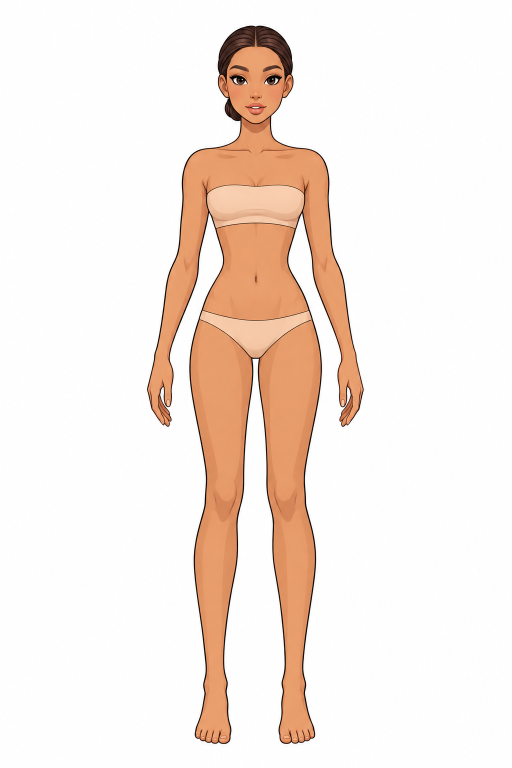
#> input picture art-src/raw/base.png, 1024 x 1536 px (shown at 1/2 size)
$ python hairtest.py raw/base.png
#> lines starting #> are read from the running program, lines starting #| are printed output that depends on the picture; after the words box and inside, x2 and y2 are one past the last pixel; in counts of white or black regions, pixels touching at a corner belong together
### art-src/extract.py
"""Cut dress-up layers out of AI-generated images.

The doll and every item are drawn by Codex on the same 1024x1536 canvas with a
flat white background. An item image is the base doll edited to wear one item;
its layer is what changed against the base, with clean edges:

- background = pure white (>= 250) connected to the border, so white fabric
  (which never gets that bright) is not eaten away;
- the layer grows to the item's own ink outline;
- along the edge that touches the background, alpha follows the darkness of the
  outline and colours are un-mixed from white, so there is no white fringe;
- skin that was skin on the base too (hem shadows, redrawn arms) is dropped:
  the body layer underneath already shows it.

Every save prints / returns {x, y, w, h}: where the cropped PNG sits on the canvas.
"""
import numpy as np
from PIL import Image
from scipy import ndimage as ndi

FEET_Y = 1300  # below this row the doll's feet/shoes live in their own layers
# Her right hand (viewer's left), below the wrist: its own layer, which a bag replaces
# with the hand that holds it. (rows from y0, columns x0..x1; the thigh starts at 376)
HAND_BOX = (740, 240, 368)


# [4 lines left out: function hand_box, not called in this run]
BG_TOL = 6     # background pixels are within 6 levels of pure white


def load(path):
    return np.asarray(Image.open(path).convert('RGB'), dtype=np.float32)


BASE_BG = None  # background of the base doll, set by layer_mask


def background_mask(img, tol=BG_TOL):
    """Pure-white pixels connected to the border, plus white gaps an item encloses
    where the base doll had background too (between arm and waist...)."""
    near_white = (255 - img).max(axis=2) < tol
    labels, _ = ndi.label(near_white)
    border = np.unique(np.concatenate([labels[0], labels[-1], labels[:, 0], labels[:, -1]]))
    bg = np.isin(labels, border[border > 0])
    if BASE_BG is not None and BASE_BG.shape == bg.shape:
        bg |= near_white & BASE_BG
    return bg


def foreground(img):
    fg = ~background_mask(img)
    return ndi.binary_fill_holes(ndi.binary_opening(fg, iterations=1))


# [15 lines left out: function shift_to, not called in this run]


def glow_ring(img, bg=None):
    """Pixels between the white background and the first ink line (the light glow)."""
    if bg is None:
        bg = background_mask(img)
    # thickened ink closes 1-2 px gaps in outlines, so the ring cannot leak into white fabric
    ink = img.max(axis=2) < 110
    barrier = ndi.binary_dilation(ink, iterations=1)
    near = ndi.binary_dilation(bg, iterations=4)
    ring = ndi.binary_propagation(bg, mask=bg | (near & ~barrier))
    # give back the glow pixel right next to the line on the outer side
    ring |= ndi.binary_dilation(ring, iterations=1) & barrier & ~ink
    return ring & ~bg


def matte(img, mask):
    """RGB + alpha for a boolean mask with clean, fringe-free edges."""
    bg = background_mask(img)
    mask = mask & ~bg
    # light anti-aliasing that never spreads outside the mask
    soft = ndi.gaussian_filter(mask.astype(np.float32), 0.7)
    alpha = np.where(mask, np.clip((soft - 0.2) / 0.5, 0, 1), 0)
    # Codex draws a light glow just outside the ink outline. Everything between the
    # background and the ink line is edge: alpha = how dark the pixel is.
    band = mask & (glow_ring(img, bg) | ndi.binary_dilation(bg, iterations=1))
    dark = np.clip((210 - img.min(axis=2)) / 120, 0, 1)   # light glow -> fully transparent
    alpha = np.where(band, np.minimum(alpha, np.maximum(dark, 0)), alpha)
    rgb = img.copy()
    a = np.maximum(alpha, 0.05)[..., None]
    unmixed = np.clip((img - (1 - a) * 255) / a, 0, 255)
    rgb = np.where(band[..., None], unmixed, rgb)
    return rgb, alpha * 255


def save_cropped(rgb, alpha, out):
    ys, xs = np.nonzero(alpha > 8)
    if len(ys) == 0:
        raise SystemExit(f'empty layer: {out}')
    y0, y1, x0, x1 = ys.min(), ys.max() + 1, xs.min(), xs.max() + 1
    rgba = np.dstack([rgb, alpha]).astype(np.uint8)[y0:y1, x0:x1]
    Image.fromarray(rgba).save(out, optimize=True)
    return {'x': int(x0), 'y': int(y0), 'w': int(x1 - x0), 'h': int(y1 - y0)}


def save_mask(img, mask, out):
    return save_cropped(*matte(img, mask), out)


def cmd_body(base_path, out, feet_out=None, nobun_path=None, bun_out=None, hand_out=None):
    """Body without feet (feet go to a separate layer that shoes replace).

    With nobun_path (the base edited to a short haircut) the base's low bun is taken
    out of the body into its own layer, bun_out: otherwise it would stick out from
    under every other hairstyle. Where the bun covered the jaw and neck, the body
    takes those pixels from the short-haircut image."""
    img = load(base_path)
    bun_info = None
    if nobun_path:
        other, _ = shift_to(img, load(nobun_path))
        box = np.zeros(img.shape[:2], bool)
        box[180:262, 425:500] = True
        hair = (img.max(axis=2) < 170) & (np.abs(other - img).max(axis=2) > 40) & box
        bun = ndi.binary_dilation(ndi.binary_closing(hair, iterations=3), iterations=2) & box
        bun &= ~background_mask(img)
        bun_info = save_mask(img, bun, bun_out)
        img = np.where(bun[..., None], other, img)
    fg = foreground(img)
#> in background_mask, `near_white = (255 - img).max(axis=2) < tol`:
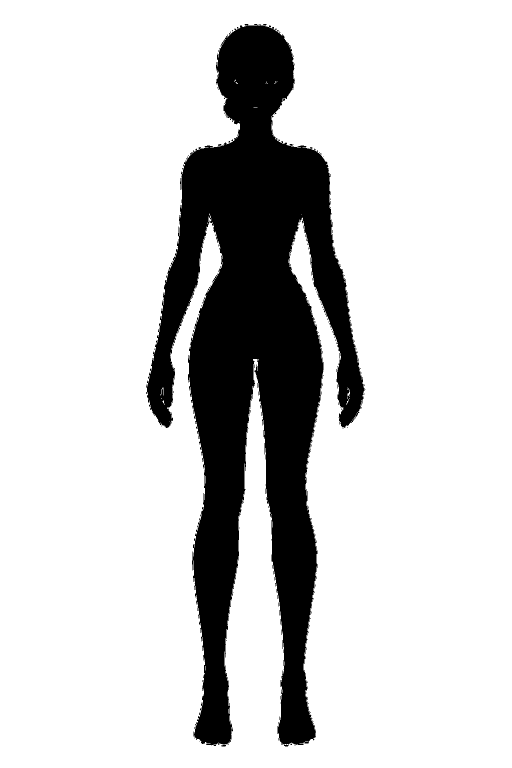
#> near_white: shape (1536, 1024) bool (shown at 1/2 size); 81.8% white; 91 black regions (86 under 20 px), largest, box (x1, y1, x2, y2) and area: (292, 48, 729, 1492) 285931, (360, 356, 362, 380) 29, (567, 1489, 578, 1493) 29, (442, 1489, 453, 1493) 27, (579, 288, 587, 292) 20
#> in background_mask, `labels, _ = ndi.label(near_white)`:
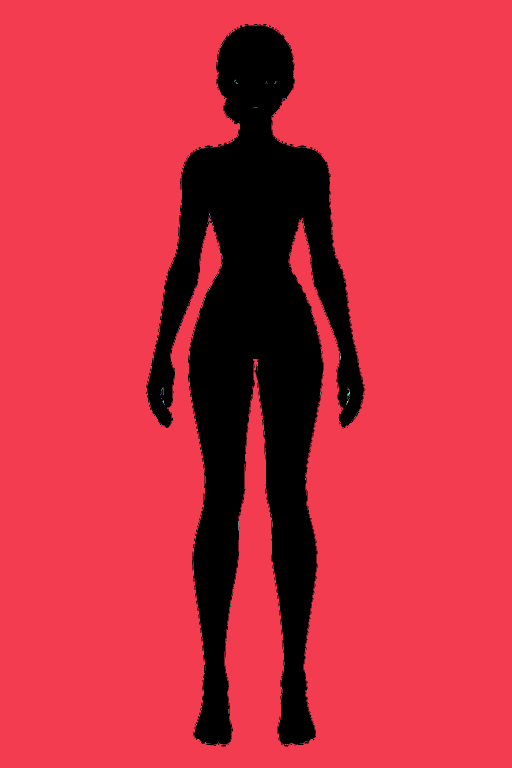
#> labels: shape (1536, 1024) int32 (shown at 1/2 size); 289 distinct labels, from 0 to 288; one colour per label, 0 black
#> in background_mask, `border = np.unique(np.concatenate([labels[0], labels[-1], labels[:, 0]..`: border = [1]
#> in foreground, `return ndi.binary_fill_holes(ndi.binary_opening(fg, iterations=1))`: returned value: shape (1536, 1024) bool; 18.1% white; 14 white regions (11 under 20 px), largest, box (x1, y1, x2, y2) and area: (294, 48, 728, 1491) 284457, (568, 1489, 577, 1493) 23, (444, 1490, 452, 1493) 20
    body = fg.copy()
    body[FEET_Y + 6:] = False          # small overlap with the feet layer hides the seam
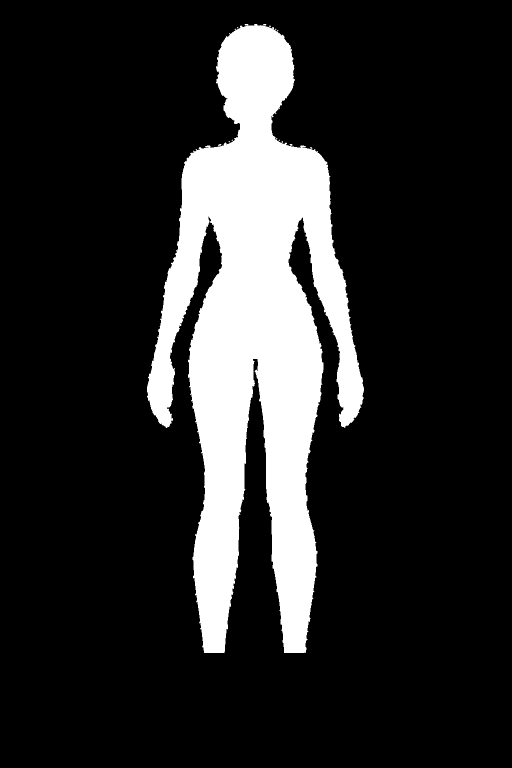
#> body: shape (1536, 1024) bool (shown at 1/2 size); 16.8% white; 9 white regions (8 under 20 px), largest, box (x1, y1, x2, y2) and area: (294, 48, 728, 1306) 264793
    if hand_out:
        body &= ~hand_box(body.shape, HAND_BOX[0] + 6)
    info = save_mask(img, body, out)
#> in glow_ring, `ink = img.max(axis=2) < 110`: ink: shape (1536, 1024) bool; 1.5% white; 96 white regions (88 under 20 px), largest, box (x1, y1, x2, y2) and area: (294, 51, 727, 1488) 21404, (528, 148, 564, 170) 354, (459, 149, 495, 170) 331
#> in glow_ring, `barrier = ndi.binary_dilation(ink, iterations=1)`: barrier: shape (1536, 1024) bool; 2.5% white; 24 white regions (10 under 20 px), largest, box (x1, y1, x2, y2) and area: (293, 50, 728, 1489) 37429, (527, 147, 565, 171) 519, (458, 147, 496, 171) 496
#> in glow_ring, `near = ndi.binary_dilation(bg, iterations=4)`: near: shape (1536, 1024) bool; 83.6% white; 1 black region, box (x1, y1, x2, y2) and area: (298, 52, 724, 1486) 257388
#> in glow_ring, `ring = ndi.binary_propagation(bg, mask=bg | (near & ~barrier))`: ring: shape (1536, 1024) bool; 82.2% white; 1 black region, box (x1, y1, x2, y2) and area: (294, 51, 728, 1489) 279849
#> in glow_ring, `ring |= ndi.binary_dilation(ring, iterations=1) & barrier & ~ink`:
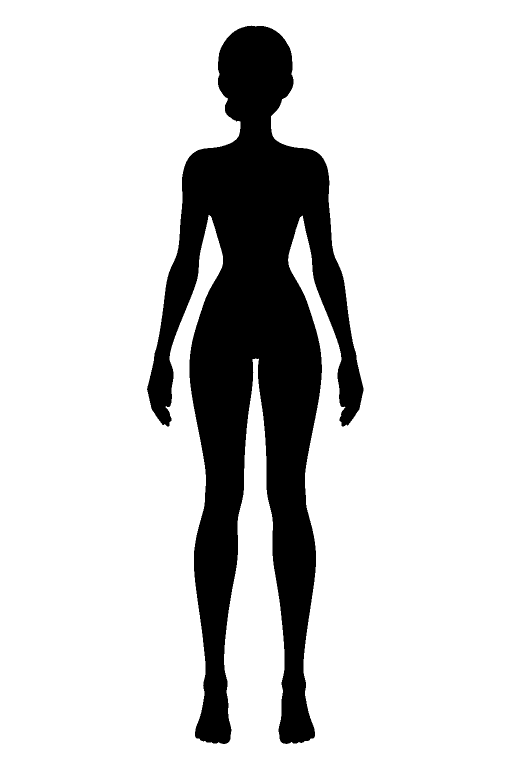
#> ring: shape (1536, 1024) bool (shown at 1/2 size); 82.6% white; 1 black region, box (x1, y1, x2, y2) and area: (294, 51, 727, 1488) 274060
#> in glow_ring, `return ring & ~bg`: returned value: shape (1536, 1024) bool; 0.83% white in thin lines or dots, all inside (x1, y1, x2, y2) = (292, 48, 731, 1493)
#> in matte, `band = mask & (glow_ring(img, bg) | ndi.binary_dilation(bg, iterations..`:
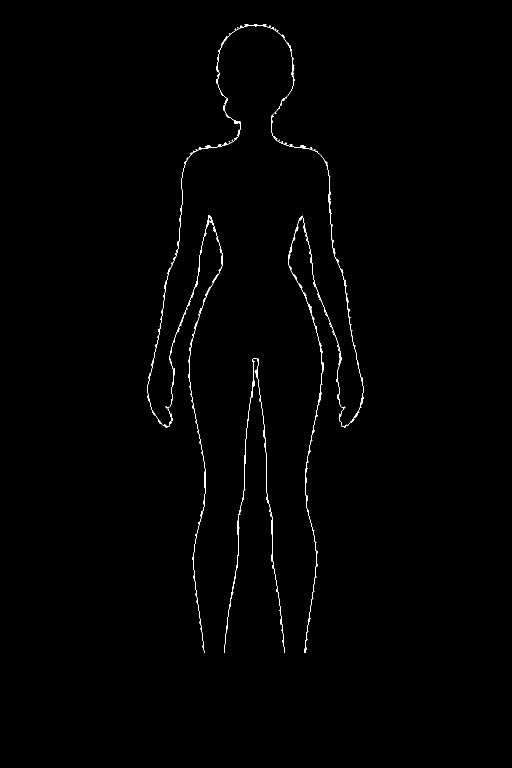
#> band: shape (1536, 1024) bool (shown at 1/2 size); 0.62% white in thin lines or dots, all inside (x1, y1, x2, y2) = (294, 48, 728, 1306)
#> in matte, `unmixed = np.clip((img - (1 - a) * 255) / a, 0, 255)`:
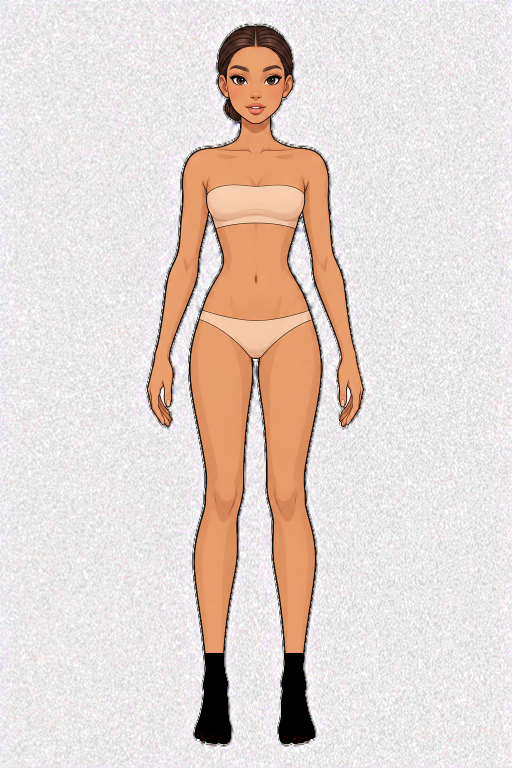
#> unmixed: shape (1536, 1024, 3) float32 (shown at 1/2 size); mean R, G, B 226.2, 214.6, 208.4
#> in save_cropped, `y0, y1, x0, x1 = ys.min(), ys.max() + 1, xs.min(), xs.max() + 1`: y0 = 51; y1 = 1306; x0 = 294; x1 = 728
#> in save_cropped, `rgba = np.dstack([rgb, alpha]).astype(np.uint8)[y0:y1, x0:x1]`:
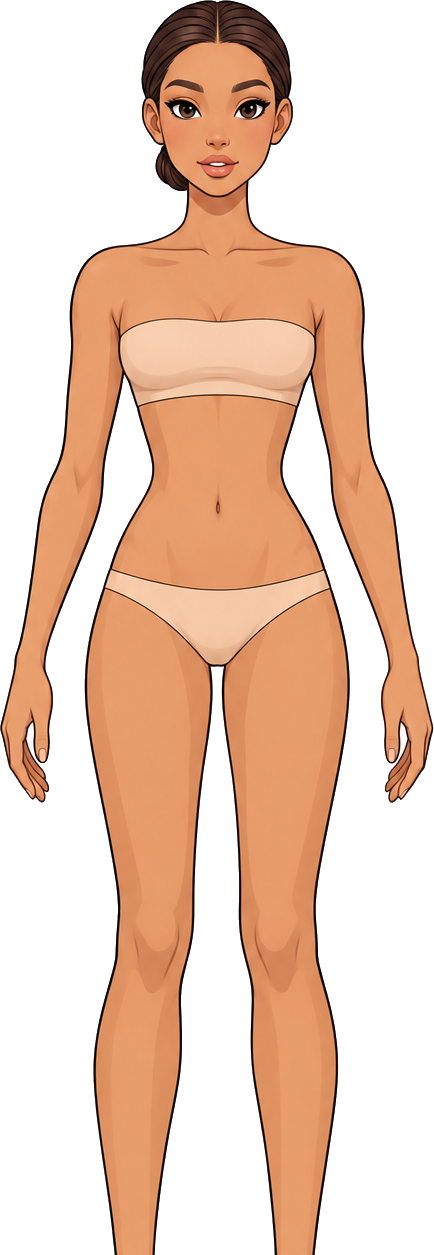
#> rgba: shape (1255, 434, 4); mean R, G, B, A 231.5, 199.5, 179.3, 120.3; transparent parts drawn white
#> info = {'x': 294, 'y': 51, 'w': 434, 'h': 1255}
    if hand_out:
        info['hand'] = save_mask(img, fg & hand_box(fg.shape), hand_out)
    if feet_out:
        feet = fg.copy()
        feet[:FEET_Y] = False
        info['feet'] = save_mask(img, feet, feet_out)
    if bun_info:
        info['bun'] = bun_info
    return info


# [65 lines left out: functions cmd_bag, cmd_product, skin_like, base_hair_mask, drop_small, not called in this run]


def layer_mask(base_path, dressed_path, zone=None, thr=30.0, hair=False, strict=False,
               near_skin=False, skin_coloured=False, top=False, clean=True):
    """Aligned dressed image + boolean mask of the pixels the new item changed.
    clean=False skips clean_item: for items that lie on skin entirely (makeup,
    necklaces), whose colours the skin test cannot tell from the skin under them."""
    global BASE_BG
    base = load(base_path)
    BASE_BG = None
    BASE_BG = background_mask(base)
    dressed, offset = shift_to(base, load(dressed_path))
    raw = np.abs(dressed - base).max(axis=2)
    diff = np.abs(ndi.gaussian_filter(dressed, (1.2, 1.2, 0)) - ndi.gaussian_filter(base, (1.2, 1.2, 0))).max(axis=2)
    bg = background_mask(dressed)
    zmask = zone_mask(raw.shape, zone)

    mask = (diff > thr) & ~bg & zmask
    if hair:
        mask |= base_hair_mask(base)
    mask = ndi.binary_opening(mask, iterations=2)
    mask = ndi.binary_closing(mask, iterations=3)
    mask = ndi.binary_fill_holes(mask)
    # reach out to the item's own ink outline
    ink = dressed.max(axis=2) < 100
    # (for hair only lines that changed: where hair passes behind the body, the body's
    # own outline is not hair)
    reach = ndi.binary_dilation(mask, iterations=3) & ink & zmask
    mask |= reach & (raw > 25) if hair else reach
    mask &= ~bg

    if strict:
        # thin accessories: keep only what really changed
        mask &= ndi.binary_dilation(diff > thr, iterations=1)
    if near_skin:
        # earrings sit on redrawn ears: drop skin-coloured pixels and old hair/outlines
        mask &= ~skin_like(base, dressed)
        mask &= ~((dressed.max(axis=2) < 95) & (base.max(axis=2) < 120))
        mask = ndi.binary_opening(mask, iterations=1)
        mask = drop_small(mask, 40)
    # skin over skin (hem shadows, redrawn arms, slivers along edges) is not part of the item
    # (only well inside the base's skin, so old lines like the bra edge stay covered)
    base_skin = ndi.binary_erosion(skin_like(base, base), iterations=3)
    same_skin = skin_like(base, dressed) & base_skin & (raw < 60)
    if skin_coloured:
        # the fabric itself looks like skin: only clean the outer rim of the item
        rim = ~ndi.binary_erosion(mask, iterations=6)
        wide_rim = ~ndi.binary_erosion(mask, iterations=18) & (raw < 25)
        same_skin &= rim | wide_rim
    mask &= ~same_skin
    if top:
        # nothing of a top hangs below its own hem/cuff line: cut each column under
        # the lowest ink pixel of the item (drops redrawn skin and underwear under the hem)
        ink_in = mask & ink
        h = mask.shape[0]
        has = ink_in.any(axis=0)
        last = np.where(has, h - 1 - np.argmax(ink_in[::-1], axis=0), h)
        rows = np.arange(h)[:, None]
        mask &= rows <= (last + 2)[None, :]
    if not skin_coloured and not hair:
        # small crumbs of skin on the item's outer edge (redrawn shoulders...) are not the item
        crumbs = mask & skin_like(base, dressed)
        labels, n = ndi.label(crumbs)
        if n:
            sizes = ndi.sum(crumbs, labels, range(1, n + 1))
            edge = ndi.binary_dilation(~mask, iterations=1)
            touching = np.unique(labels[edge & crumbs])
            small_edge = [i for i in touching if i and sizes[i - 1] < 250]
            mask &= ~np.isin(labels, small_edge)
    # an old line of the base (bra edge...) that the item erased must stay covered
    gone = (dressed.mean(axis=2) - base.mean(axis=2) > 35) & ~bg & zmask
    mask |= ndi.binary_dilation(mask, iterations=3) & ndi.binary_dilation(gone, iterations=1) & ~bg & zmask
    mask = drop_small(mask, 150 if strict else 400)
    if not strict and not hair:
        mask |= show_through(mask, raw, bg, zmask)
        mask &= ~skin_slivers(mask, base, dressed, ink)
        mask = trim_to_outline(mask, base, dressed, raw, skin_coloured)
    if clean and not hair and not near_skin:
        mask = clean_item(mask, dressed, bg, raw, zmask, accessory=strict, skin_coloured=skin_coloured)
    return dressed, mask, offset


# [222 lines left out: functions clean_item, trim_to_outline, skin_slivers, show_through, zone_mask, cmd_layer and 2 more, not called in this run]


def split_hair(base_path, dressed_path, zone):
    """Hair as two layers: (back, front).

    back  = strands outside the body silhouette, drawn under the body and clothes;
    front = real strands lying over the body (shoulders, forehead), drawn on top.
    Where the hair passes behind the body, the body's own outline now sits on dark hair
    instead of white background and shows up as "changed" — a thin fringe along the
    silhouette. It must not go to the front layer, or it is painted over clothes.
    """
    base = load(base_path)
    dressed, mask, _ = layer_mask(base_path, dressed_path, zone, 30.0, hair=True)
    body = foreground(base)
    # the base's glow ring is see-through on the body layer: hair behind it must fill it
    body_solid = body & ~glow_ring(base)
    # glow / speckles: thin light strips, never hair. Bulk light areas are hair
    # (platinum blonde), and dropping them would bare the base's dark hair beneath.
    light = dressed.min(axis=2) > 200
    bulk = ndi.binary_dilation(ndi.binary_opening(light, iterations=3), iterations=3)
    changed = mask & ~light
    fair_hair = changed.any() and np.median(dressed[changed].mean(axis=1)) > 150
    mask &= ~(light & ~bulk) if fair_hair else ~light
    seed = drop_small(mask & ndi.binary_erosion(body, iterations=5), 300)
    front = drop_small(mask & body_solid & ndi.binary_dilation(seed, iterations=5), 300)
    # whatever the strands enclose belongs to the hairstyle too (forehead between
    # curls, a bit of highlight that matched the base): a hole would show the base's
    # own dark hair, or the skin of another tone
    front = ndi.binary_fill_holes(front) & body_solid & ~background_mask(dressed)
    back = mask & ~body_solid
    back = _drop_specks(back, 60)
    front = _drop_specks(front, 60)
    # Codex also draws a light glow around the body over the hair behind it: fill that
    # thin strip next to the body with the colour of the nearest strand
    strip = (ndi.binary_dilation(body_solid, iterations=5) & ~body_solid
             & ndi.binary_dilation(back, iterations=4) & ~back & ~background_mask(dressed))
    _, (iy, ix) = ndi.distance_transform_edt(~back, return_indices=True)
    back_img = dressed.copy()
    back_img[strip] = dressed[iy[strip], ix[strip]]
    return back_img, dressed, back | strip, front

### art-src/build_layers.py
"""Cut every generated image in art-src/raw into a game layer.

Writes public/art/<name>.webp and src/art/layers.json with each layer's
position on the 1024x1536 canvas. Run: art-src/.venv/bin/python art-src/build_layers.py
"""
import json
import pathlib
import sys

from PIL import Image

sys.path.insert(0, str(pathlib.Path(__file__).parent))
from extract import cmd_bag, cmd_body, cmd_layer, cmd_product, cmd_shoes, load, save_mask, split_hair  # noqa: E402
import skin  # noqa: E402

ROOT = pathlib.Path(__file__).resolve().parent.parent
RAW = ROOT / 'art-src' / 'raw'
OUT = ROOT / 'public' / 'art'
TMP = ROOT / 'art-src' / 'cut'

# Vertical band of the canvas where each kind of item may appear; keeps
# unrelated redraw noise (a slightly different face, etc.) out of the layer.
ZONES = {
    'hair': (0, 820),
    # bands must reach a bit past the item: a band edge inside the item leaves a
    # straight cut on the doll (waistbands start ~520, the gown hem ends ~1470)
    'top': (230, 820),
    'bottom': (470, 1536),
    'dress': (280, 1536),
    'shoes': (1250, 1536),
    'acc-hoops': (120, 360),
    # bags are carried in the hand (her hand hangs at y 760-850): the hand and the bag
    # below it, beside the thigh
    'acc-bag': (740, 1300),     # from the wrist down (extract.HAND_BOX)
    'acc-tote': (740, 1300),
    'acc-belt-bag': (740, 1300),
    'acc-chain': (200, 560),
    'acc-pearls': (200, 560),
    'acc': (120, 1100),
    'makeup': [(95, 265, 440, 590)],   # the face only: eyes, cheeks, lips
    # Codex redrew the briefs under its hem: below it keep only the sleeves and cuffs
    'top-blazer': [(230, 669), (669, 760, 0, 380), (669, 760, 645, 1024)],
}
THRESHOLDS = {'makeup': 14, 'acc-hoops': 12, 'top-blazer': 10, 'top-sweater': 10, 'bottom-midi': 10}
# Items that lie on bare skin entirely: no skin-fringe cleanup (gold reads as skin).
ON_SKIN = {'acc-chain', 'acc-pearls'}
# Items close to skin colour: never drop "skin-looking" pixels from them.
SKIN_COLOURED = {'top-blazer', 'top-sweater', 'bottom-midi'}
# Bags are carried in the hand and bring the hand along (extract.cmd_bag).
BAGS = {'acc-bag', 'acc-tote', 'acc-belt-bag'}


def zone_for(name):
    if name in ZONES:
        return ZONES[name]
    return ZONES[name.split('-')[0]]


# [88 lines left out: functions to_webp, main, skin_variants, not called in this run]


# [2 lines that do not run on import are left out]

### art-src/hairtest.py
"""Hair x clothes test sheet: art-src/.venv/bin/python art-src/hairtest.py out.png"""
import json, pathlib, sys
from PIL import Image
sys.path.insert(0, str(pathlib.Path(__file__).parent))
import build_layers as B
from extract import cmd_body, cmd_layer, save_mask, split_hair

ROOT = pathlib.Path(__file__).resolve().parent.parent
T = pathlib.Path(sys.argv[1]).parent / 'hair'
T.mkdir(exist_ok=True)
base = str(ROOT / 'art-src/raw/base.png')
pos = {'body': cmd_body(base, str(T / 'body.png'))}
for h in ['hair-long', 'hair-bob']:
    bi, d, back, front = split_hair(base, str(ROOT / f'art-src/raw/{h}.png'), B.zone_for(h))
#> (the run stopped early here; a loop or call above may not have finished)
